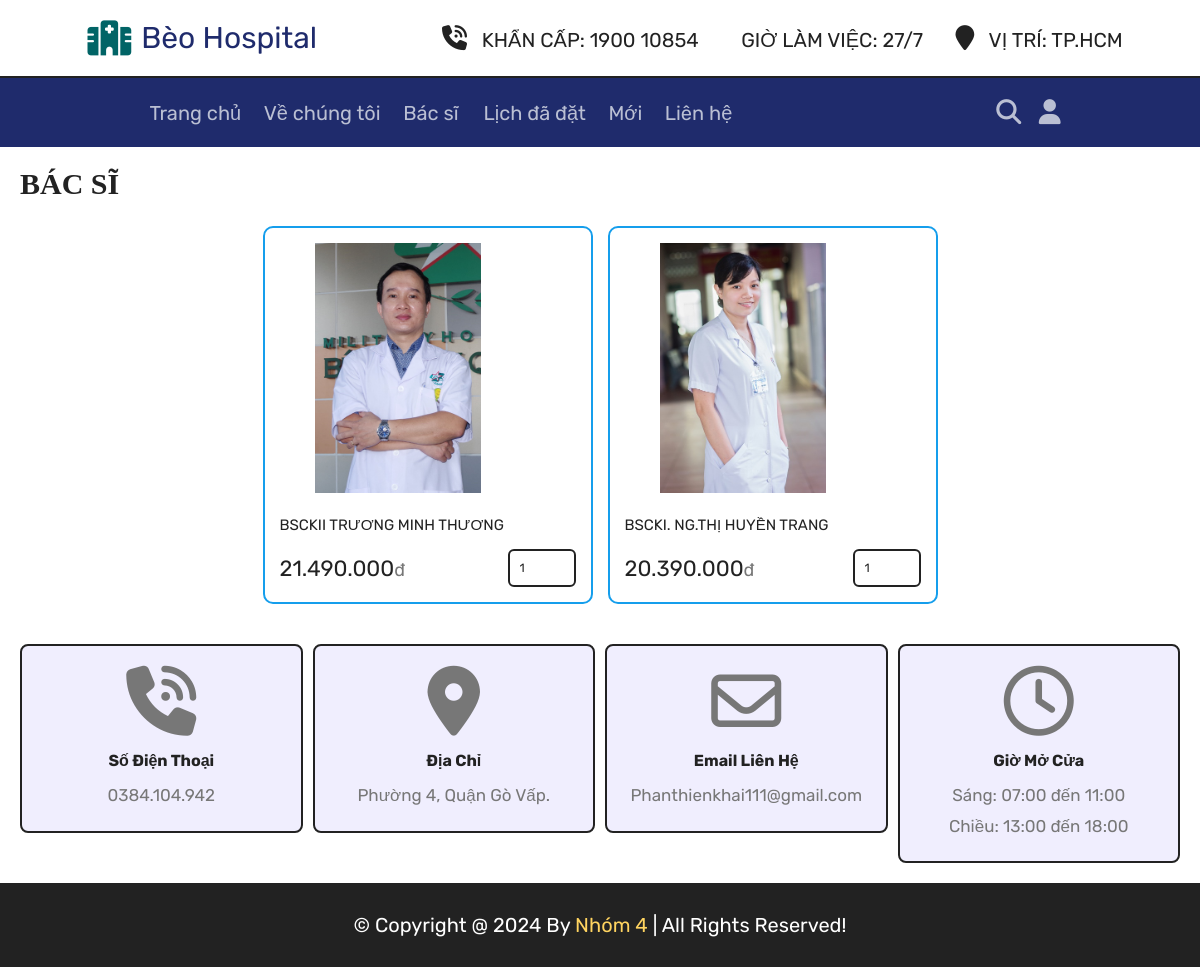
/category.php?category=msi, run on the app's committed database.
### tables this page shows
CREATE TABLE `products` (
  `id` int(100) NOT NULL,
  `name` varchar(100) NOT NULL,
  `category` varchar(100) NOT NULL,
  `price` int(10) NOT NULL,
  `image` varchar(100) NOT NULL,
  `description` text DEFAULT NULL,
  `warranty` int(11) DEFAULT NULL,
  `manufacturer` varchar(255) DEFAULT NULL
);

### category.php (the view, shortened to what this page needs)
<?php
include 'components/connect.php';
include './convert_currency.php';
?>
<!DOCTYPE html>
<html lang="en">
<head>
   <link rel="stylesheet" href="https://cdnjs.cloudflare.com/ajax/libs/font-awesome/6.1.1/css/all.min.css">
   <link rel="stylesheet" href="css/style.css">
</head>
<body>
   <?php include 'components/user_header.php'; ?>
   <section class="products">
      <h1 class="title">Bác sĩ</h1>
      <div class="box-container">
         <?php
         $category = $_GET['category'];
         $select_products = $conn->prepare("SELECT * FROM `products` WHERE category = ?");
         $select_products->execute([$category]);
         if ($select_products->rowCount() > 0) {
            while ($fetch_products = $select_products->fetch(PDO::FETCH_ASSOC)) {
         ?>
               <form action="" method="post" class="box">
                  <img src="uploaded_img/<?= $fetch_products['image']; ?>" alt="">
                  <div class="name"><?= $fetch_products['name']; ?></div>
                  <div class="flex">
                     <div class="price"> <?php echo currency_format($fetch_products['price']); ?></div>
                     <input type="number" name="qty" class="qty" min="1" max="99" value="1" maxlength="2">
                  </div>
               </form>
         <?php
            }
         } else {
            echo '<p class="empty">Hiện chưa có sản phẩm!</p>';
         }
         ?>
      </div>
   </section>
   <?php include 'components/footer.php'; ?>
</body>
</html>

### convert_currency.php
<?php
if (!function_exists('currency_format')) {
    function currency_format($number, $suffix = 'đ')
    {
        if (!empty($number)) {
            return number_format($number, 0, ',', '.') . "<span>{$suffix}</span>";
        }
    }
}

### css/style.css (style rules this page uses)
:root { --pink: #FFD460; --red: #e74c3c; --white: #fff; --black: #222; --light-color: #777; --light-orange: #e1af25; --green: #159EEC; --grey: #016466; --border-service: .25rem solid var(--green); --border: .2rem solid var(--black); --blue: #1F2B6C; --ble-gr: #BABFD3; --original: #F0EEFE; }
* { font-family: 'Rubik', sans-serif; margin: 0; padding: 0; box-sizing: border-box; outline: none; text-decoration: none; }
html { font-size: 62.5%; overflow-x: hidden; scroll-behavior: smooth; stop-opacity: 7rem; }
section { margin: 0 auto; max-width: 1200px; padding: 2rem; }
.title { text-align: justify; margin-bottom: 2.5rem; font-size: 3rem; color: var(--black); text-transform: uppercase; text-decoration: none; text-underline-offset: 1rem; font-family: serif; border-bottom: var(--grey); }
.products .box-container { display: grid; grid-template-columns: repeat(auto-fit, 33rem); justify-content: center; align-items: flex-start; gap: 1.5rem; }
.products .box-container .box { border: var(--border-service); padding: 1.5rem; position: relative; overflow: hidden; border-radius: 1rem; }
.products .box-container .box img { height: 25rem; width: 80%; object-fit: contain; margin-bottom: 1rem; }
.products .box-container .box .name { font-size: 1.5rem; color: var(--black); margin: 1rem 0; }
.products .box-container .box .flex { display: flex; align-items: center; gap: 1rem; margin-top: 1.5rem; }
.products .box-container .box .flex .price { margin-right: auto; font-size: 2.2rem; color: var(--black); }
.products .box-container .box .flex .price span { color: var(--light-color); font-size: 1.8rem; }
.products .box-container .box .flex .qty { padding: 1rem; border: var(--border); font-size: 1.2rem; color: var(--black); border-radius: 0.6rem }

### data on the page
products: image (picture), name "BSCKII TRƯƠNG MINH THƯƠNG", price "21.490.000"
products: image (picture), name "BSCKI. NG.THỊ HUYỀN TRANG", price "20.390.000"
